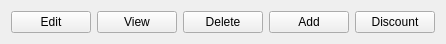
<?xml version="1.0" encoding="UTF-8"?>
<ui version="4.0">
 <class>FormManageActionButton</class>
 <widget class="QWidget" name="FormManageActionButton">
  <property name="geometry">
   <rect>
    <x>0</x>
    <y>0</y>
    <width>417</width>
    <height>41</height>
   </rect>
  </property>
  <property name="windowTitle">
   <string>Form</string>
  </property>
  <layout class="QHBoxLayout" name="horizontalLayout">
   <item>
    <widget class="QPushButton" name="pushButtonEdit">
     <property name="text">
      <string>Edit</string>
     </property>
    </widget>
   </item>
   <item>
    <widget class="QPushButton" name="pushButtonView">
     <property name="text">
      <string>View</string>
     </property>
    </widget>
   </item>
   <item>
    <widget class="QPushButton" name="pushButtonDelete">
     <property name="text">
      <string>Delete</string>
     </property>
    </widget>
   </item>
   <item>
    <widget class="QPushButton" name="pushButtonAdd">
     <property name="text">
      <string>Add</string>
     </property>
    </widget>
   </item>
   <item>
    <widget class="QPushButton" name="pushButtonDiscount">
     <property name="text">
      <string>Discount</string>
     </property>
    </widget>
   </item>
  </layout>
 </widget>
 <resources/>
 <connections/>
</ui>
